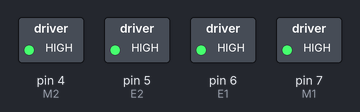
This sketch was run on a simulated Arduino Uno, built with avr-gcc and run on an emulated ATmega328P. Shown: switched loads named in the sketch (green lamp = pin HIGH). At 0.0 s the program stops and its outputs stay as they are.

Above: at 0.1 s.
Timing chart, 0 to 1.5 s (numbered marks = the images above):
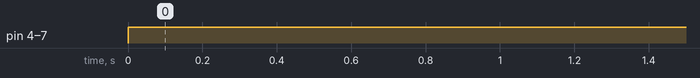

The sketch:

DcMoterTest01.ino
```cpp
// # Editor     : Lauren from DFRobot
// # Date       : 17.02.2012

// # Product name: L298N motor driver module DF-MD v1.3
// # Product SKU : DRI0002
// # Version     : 1.0

// # Description:
// # The sketch for using the motor driver L298N
// # Run with the PWM mode

// # Connection:
// #        M1 pin  -> Digital pin 4
// #        E1 pin  -> Digital pin 5
// #        M2 pin  -> Digital pin 7
// #        E2 pin  -> Digital pin 6
// #        Motor Power Supply -> Centor blue screw connector(5.08mm 3p connector)
// #        Motor A  ->  Screw terminal close to E1 driver pin
// #        Motor B  ->  Screw terminal close to E2 driver pin
// #
// # Note: You should connect the GND pin from the DF-MD v1.3 to your MCU controller. They should share the GND pins.
// #

int E1 = 6;
int M1 = 7;
int E2 = 5;
int M2 = 4;

void setup()
{
    pinMode(M1, OUTPUT);
    pinMode(M2, OUTPUT);
}

void loop()
{
  int value = 255;

  //for(value = 0 ; value <= 255; value+=5)
  //{
  //  digitalWrite(M1,HIGH);
  //  digitalWrite(M2,HIGH);
  //  analogWrite(E1, value);   //PWM Speed Control
  //  analogWrite(E2, value);   //PWM Speed Control
  //  delay(30);
  //}

  for(;;)
  {
    digitalWrite(M1,HIGH);
    digitalWrite(M2,HIGH);
    analogWrite(E1, value);   //PWM Speed Control
    analogWrite(E2, value);   //PWM Speed Control
    //delay(30);
  }
}
```

Measured:
- by itself, pin 4 (M2), pin 5 (E2), pin 6 (E1), pin 7 (M1): LOW → HIGH at 0.00 s
